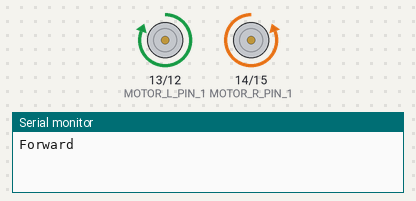
Recording of a sketch running on a simulated Arduino Uno, built with avr-gcc and run on an emulated ATmega328P. Shown: motor-driver pin pairs drawn as motors (green arrow = first pin HIGH = forward, orange = second pin HIGH = backward, longer = more drive), the last lines printed to the serial monitor.

Above: at 1.0 s.
At 3.0 s:
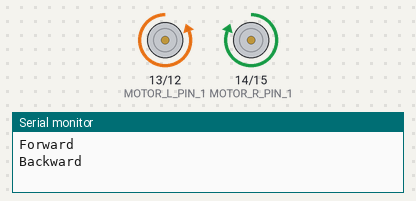
At 5.0 s:
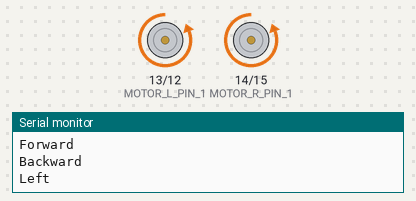
At 9.0 s:
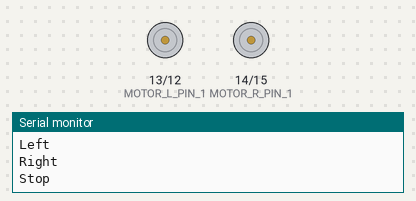
Timing chart, 0 to 13.0 s (numbered marks = the images above):
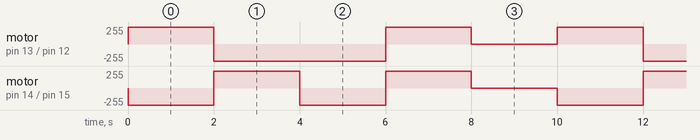

Measured:
- by itself, motor on pin 13 (MOTOR_L_PIN_1) / pin 12 (MOTOR_L_PIN_2): repeats every 10.0 s: backward 255/255 4.0 s, forward 255/255 2.0 s, stopped 2.0 s, forward 255/255 2.0 s
- by itself, motor on pin 14 (MOTOR_R_PIN_1) / pin 15 (MOTOR_R_PIN_2): repeats every 10.0 s: forward 255/255 2.0 s, backward 255/255 2.0 s, forward 255/255 2.0 s, stopped 2.0 s, backward 255/255 2.0 s

The sketch:

10_5_Motor_drive.ino
```cpp
/*
  Project: motor drive
  Author: Keyestudio
  Function: how to control car move forward and backward, turn left and right
*/

//set motor control pins
#define MOTOR_R_PIN_1 14
#define MOTOR_R_PIN_2 15
#define MOTOR_L_PIN_1 13
#define MOTOR_L_PIN_2 12

void setup() {
  //set serial baud rate
  Serial.begin(115200);
  //set pin modes
  pinMode(MOTOR_R_PIN_1, OUTPUT);
  pinMode(MOTOR_R_PIN_2, OUTPUT);
  pinMode(MOTOR_L_PIN_1, OUTPUT);
  pinMode(MOTOR_L_PIN_2, OUTPUT);
}

void loop() {
   //Forward
  Serial.println("Forward");
  digitalWrite(MOTOR_R_PIN_1, LOW);
  digitalWrite(MOTOR_R_PIN_2, HIGH);
  digitalWrite(MOTOR_L_PIN_1, HIGH);
  digitalWrite(MOTOR_L_PIN_2, LOW);
  delay(2000);
  // Backward
  Serial.println("Backward");
  digitalWrite(MOTOR_R_PIN_1, HIGH);
  digitalWrite(MOTOR_R_PIN_2, LOW);
  digitalWrite(MOTOR_L_PIN_1, LOW);
  digitalWrite(MOTOR_L_PIN_2, HIGH);
  delay(2000);
  // Left
  Serial.println("Left");
  digitalWrite(MOTOR_R_PIN_1, LOW);
  digitalWrite(MOTOR_R_PIN_2, HIGH);
  digitalWrite(MOTOR_L_PIN_1, LOW);
  digitalWrite(MOTOR_L_PIN_2, HIGH);
  delay(2000);
  // Right
  Serial.println("Right");
  digitalWrite(MOTOR_R_PIN_1, HIGH);
  digitalWrite(MOTOR_R_PIN_2, LOW);
  digitalWrite(MOTOR_L_PIN_1, HIGH);
  digitalWrite(MOTOR_L_PIN_2, LOW);
  delay(2000);
  // Stop
  Serial.println("Stop");
  digitalWrite(MOTOR_R_PIN_1, LOW);
  digitalWrite(MOTOR_R_PIN_2, LOW);
  digitalWrite(MOTOR_L_PIN_1, LOW);
  digitalWrite(MOTOR_L_PIN_2, LOW);
  delay(2000);
}  
```
